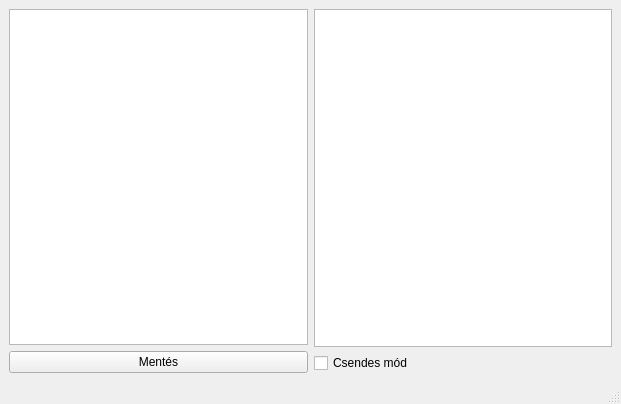
<?xml version="1.0" encoding="UTF-8"?>
<ui version="4.0">
 <class>MainWindow</class>
 <widget class="QMainWindow" name="MainWindow">
  <property name="geometry">
   <rect>
    <x>0</x>
    <y>0</y>
    <width>621</width>
    <height>404</height>
   </rect>
  </property>
  <property name="palette">
   <palette>
    <active>
     <colorrole role="WindowText">
      <brush brushstyle="SolidPattern">
       <color alpha="255">
        <red>0</red>
        <green>0</green>
        <blue>0</blue>
       </color>
      </brush>
     </colorrole>
     <colorrole role="Button">
      <brush brushstyle="SolidPattern">
       <color alpha="255">
        <red>239</red>
        <green>239</green>
        <blue>239</blue>
       </color>
      </brush>
     </colorrole>
     <colorrole role="Light">
      <brush brushstyle="SolidPattern">
       <color alpha="255">
        <red>255</red>
        <green>255</green>
        <blue>255</blue>
       </color>
      </brush>
     </colorrole>
     <colorrole role="Midlight">
      <brush brushstyle="SolidPattern">
       <color alpha="255">
        <red>247</red>
        <green>247</green>
        <blue>247</blue>
       </color>
      </brush>
     </colorrole>
     <colorrole role="Dark">
      <brush brushstyle="SolidPattern">
       <color alpha="255">
        <red>119</red>
        <green>119</green>
        <blue>119</blue>
       </color>
      </brush>
     </colorrole>
     <colorrole role="Mid">
      <brush brushstyle="SolidPattern">
       <color alpha="255">
        <red>159</red>
        <green>159</green>
        <blue>159</blue>
       </color>
      </brush>
     </colorrole>
     <colorrole role="Text">
      <brush brushstyle="SolidPattern">
       <color alpha="255">
        <red>0</red>
        <green>0</green>
        <blue>0</blue>
       </color>
      </brush>
     </colorrole>
     <colorrole role="BrightText">
      <brush brushstyle="SolidPattern">
       <color alpha="255">
        <red>255</red>
        <green>255</green>
        <blue>255</blue>
       </color>
      </brush>
     </colorrole>
     <colorrole role="ButtonText">
      <brush brushstyle="SolidPattern">
       <color alpha="255">
        <red>0</red>
        <green>0</green>
        <blue>0</blue>
       </color>
      </brush>
     </colorrole>
     <colorrole role="Base">
      <brush brushstyle="SolidPattern">
       <color alpha="255">
        <red>255</red>
        <green>255</green>
        <blue>255</blue>
       </color>
      </brush>
     </colorrole>
     <colorrole role="Window">
      <brush brushstyle="SolidPattern">
       <color alpha="255">
        <red>239</red>
        <green>239</green>
        <blue>239</blue>
       </color>
      </brush>
     </colorrole>
     <colorrole role="Shadow">
      <brush brushstyle="SolidPattern">
       <color alpha="255">
        <red>0</red>
        <green>0</green>
        <blue>0</blue>
       </color>
      </brush>
     </colorrole>
     <colorrole role="AlternateBase">
      <brush brushstyle="SolidPattern">
       <color alpha="255">
        <red>247</red>
        <green>247</green>
        <blue>247</blue>
       </color>
      </brush>
     </colorrole>
     <colorrole role="ToolTipBase">
      <brush brushstyle="SolidPattern">
       <color alpha="255">
        <red>255</red>
        <green>255</green>
        <blue>220</blue>
       </color>
      </brush>
     </colorrole>
     <colorrole role="ToolTipText">
      <brush brushstyle="SolidPattern">
       <color alpha="255">
        <red>0</red>
        <green>0</green>
        <blue>0</blue>
       </color>
      </brush>
     </colorrole>
     <colorrole role="PlaceholderText">
      <brush brushstyle="SolidPattern">
       <color alpha="128">
        <red>0</red>
        <green>0</green>
        <blue>0</blue>
       </color>
      </brush>
     </colorrole>
    </active>
    <inactive>
     <colorrole role="WindowText">
      <brush brushstyle="SolidPattern">
       <color alpha="255">
        <red>0</red>
        <green>0</green>
        <blue>0</blue>
       </color>
      </brush>
     </colorrole>
     <colorrole role="Button">
      <brush brushstyle="SolidPattern">
       <color alpha="255">
        <red>239</red>
        <green>239</green>
        <blue>239</blue>
       </color>
      </brush>
     </colorrole>
     <colorrole role="Light">
      <brush brushstyle="SolidPattern">
       <color alpha="255">
        <red>255</red>
        <green>255</green>
        <blue>255</blue>
       </color>
      </brush>
     </colorrole>
     <colorrole role="Midlight">
      <brush brushstyle="SolidPattern">
       <color alpha="255">
        <red>247</red>
        <green>247</green>
        <blue>247</blue>
       </color>
      </brush>
     </colorrole>
     <colorrole role="Dark">
      <brush brushstyle="SolidPattern">
       <color alpha="255">
        <red>119</red>
        <green>119</green>
        <blue>119</blue>
       </color>
      </brush>
     </colorrole>
     <colorrole role="Mid">
      <brush brushstyle="SolidPattern">
       <color alpha="255">
        <red>159</red>
        <green>159</green>
        <blue>159</blue>
       </color>
      </brush>
     </colorrole>
     <colorrole role="Text">
      <brush brushstyle="SolidPattern">
       <color alpha="255">
        <red>0</red>
        <green>0</green>
        <blue>0</blue>
       </color>
      </brush>
     </colorrole>
     <colorrole role="BrightText">
      <brush brushstyle="SolidPattern">
       <color alpha="255">
        <red>255</red>
        <green>255</green>
        <blue>255</blue>
       </color>
      </brush>
     </colorrole>
     <colorrole role="ButtonText">
      <brush brushstyle="SolidPattern">
       <color alpha="255">
        <red>0</red>
        <green>0</green>
        <blue>0</blue>
       </color>
      </brush>
     </colorrole>
     <colorrole role="Base">
      <brush brushstyle="SolidPattern">
       <color alpha="255">
        <red>255</red>
        <green>255</green>
        <blue>255</blue>
       </color>
      </brush>
     </colorrole>
     <colorrole role="Window">
      <brush brushstyle="SolidPattern">
       <color alpha="255">
        <red>239</red>
        <green>239</green>
        <blue>239</blue>
       </color>
      </brush>
     </colorrole>
     <colorrole role="Shadow">
      <brush brushstyle="SolidPattern">
       <color alpha="255">
        <red>0</red>
        <green>0</green>
        <blue>0</blue>
       </color>
      </brush>
     </colorrole>
     <colorrole role="AlternateBase">
      <brush brushstyle="SolidPattern">
       <color alpha="255">
        <red>247</red>
        <green>247</green>
        <blue>247</blue>
       </color>
      </brush>
     </colorrole>
     <colorrole role="ToolTipBase">
      <brush brushstyle="SolidPattern">
       <color alpha="255">
        <red>255</red>
        <green>255</green>
        <blue>220</blue>
       </color>
      </brush>
     </colorrole>
     <colorrole role="ToolTipText">
      <brush brushstyle="SolidPattern">
       <color alpha="255">
        <red>0</red>
        <green>0</green>
        <blue>0</blue>
       </color>
      </brush>
     </colorrole>
     <colorrole role="PlaceholderText">
      <brush brushstyle="SolidPattern">
       <color alpha="128">
        <red>0</red>
        <green>0</green>
        <blue>0</blue>
       </color>
      </brush>
     </colorrole>
    </inactive>
    <disabled>
     <colorrole role="WindowText">
      <brush brushstyle="SolidPattern">
       <color alpha="255">
        <red>119</red>
        <green>119</green>
        <blue>119</blue>
       </color>
      </brush>
     </colorrole>
     <colorrole role="Button">
      <brush brushstyle="SolidPattern">
       <color alpha="255">
        <red>239</red>
        <green>239</green>
        <blue>239</blue>
       </color>
      </brush>
     </colorrole>
     <colorrole role="Light">
      <brush brushstyle="SolidPattern">
       <color alpha="255">
        <red>255</red>
        <green>255</green>
        <blue>255</blue>
       </color>
      </brush>
     </colorrole>
     <colorrole role="Midlight">
      <brush brushstyle="SolidPattern">
       <color alpha="255">
        <red>247</red>
        <green>247</green>
        <blue>247</blue>
       </color>
      </brush>
     </colorrole>
     <colorrole role="Dark">
      <brush brushstyle="SolidPattern">
       <color alpha="255">
        <red>119</red>
        <green>119</green>
        <blue>119</blue>
       </color>
      </brush>
     </colorrole>
     <colorrole role="Mid">
      <brush brushstyle="SolidPattern">
       <color alpha="255">
        <red>159</red>
        <green>159</green>
        <blue>159</blue>
       </color>
      </brush>
     </colorrole>
     <colorrole role="Text">
      <brush brushstyle="SolidPattern">
       <color alpha="255">
        <red>119</red>
        <green>119</green>
        <blue>119</blue>
       </color>
      </brush>
     </colorrole>
     <colorrole role="BrightText">
      <brush brushstyle="SolidPattern">
       <color alpha="255">
        <red>255</red>
        <green>255</green>
        <blue>255</blue>
       </color>
      </brush>
     </colorrole>
     <colorrole role="ButtonText">
      <brush brushstyle="SolidPattern">
       <color alpha="255">
        <red>119</red>
        <green>119</green>
        <blue>119</blue>
       </color>
      </brush>
     </colorrole>
     <colorrole role="Base">
      <brush brushstyle="SolidPattern">
       <color alpha="255">
        <red>239</red>
        <green>239</green>
        <blue>239</blue>
       </color>
      </brush>
     </colorrole>
     <colorrole role="Window">
      <brush brushstyle="SolidPattern">
       <color alpha="255">
        <red>239</red>
        <green>239</green>
        <blue>239</blue>
       </color>
      </brush>
     </colorrole>
     <colorrole role="Shadow">
      <brush brushstyle="SolidPattern">
       <color alpha="255">
        <red>0</red>
        <green>0</green>
        <blue>0</blue>
       </color>
      </brush>
     </colorrole>
     <colorrole role="AlternateBase">
      <brush brushstyle="SolidPattern">
       <color alpha="255">
        <red>239</red>
        <green>239</green>
        <blue>239</blue>
       </color>
      </brush>
     </colorrole>
     <colorrole role="ToolTipBase">
      <brush brushstyle="SolidPattern">
       <color alpha="255">
        <red>255</red>
        <green>255</green>
        <blue>220</blue>
       </color>
      </brush>
     </colorrole>
     <colorrole role="ToolTipText">
      <brush brushstyle="SolidPattern">
       <color alpha="255">
        <red>0</red>
        <green>0</green>
        <blue>0</blue>
       </color>
      </brush>
     </colorrole>
     <colorrole role="PlaceholderText">
      <brush brushstyle="SolidPattern">
       <color alpha="128">
        <red>0</red>
        <green>0</green>
        <blue>0</blue>
       </color>
      </brush>
     </colorrole>
    </disabled>
   </palette>
  </property>
  <property name="windowTitle">
   <string>XFST</string>
  </property>
  <widget class="QWidget" name="centralwidget">
   <layout class="QHBoxLayout" name="horizontalLayout">
    <item>
     <layout class="QVBoxLayout" name="layout_input">
      <item>
       <widget class="QTextEdit" name="pteInput">
        <property name="font">
         <font>
          <family>Monospace</family>
          <pointsize>15</pointsize>
          <weight>50</weight>
          <bold>false</bold>
         </font>
        </property>
        <property name="tabStopWidth">
         <number>40</number>
        </property>
        <property name="acceptRichText">
         <bool>false</bool>
        </property>
       </widget>
      </item>
      <item>
       <widget class="QPushButton" name="btnSaveAs">
        <property name="cursor">
         <cursorShape>PointingHandCursor</cursorShape>
        </property>
        <property name="text">
         <string>Mentés</string>
        </property>
       </widget>
      </item>
     </layout>
    </item>
    <item>
     <layout class="QVBoxLayout" name="layout_output">
      <item>
       <widget class="QTextBrowser" name="tbrOutput">
        <property name="font">
         <font>
          <family>Monospace</family>
          <pointsize>15</pointsize>
         </font>
        </property>
       </widget>
      </item>
      <item>
       <widget class="QCheckBox" name="cbQuiet">
        <property name="text">
         <string>Csendes mód</string>
        </property>
       </widget>
      </item>
     </layout>
    </item>
   </layout>
  </widget>
  <widget class="QMenuBar" name="menubar">
   <property name="geometry">
    <rect>
     <x>0</x>
     <y>0</y>
     <width>621</width>
     <height>26</height>
    </rect>
   </property>
  </widget>
  <widget class="QStatusBar" name="statusbar"/>
 </widget>
 <resources/>
 <connections/>
</ui>
